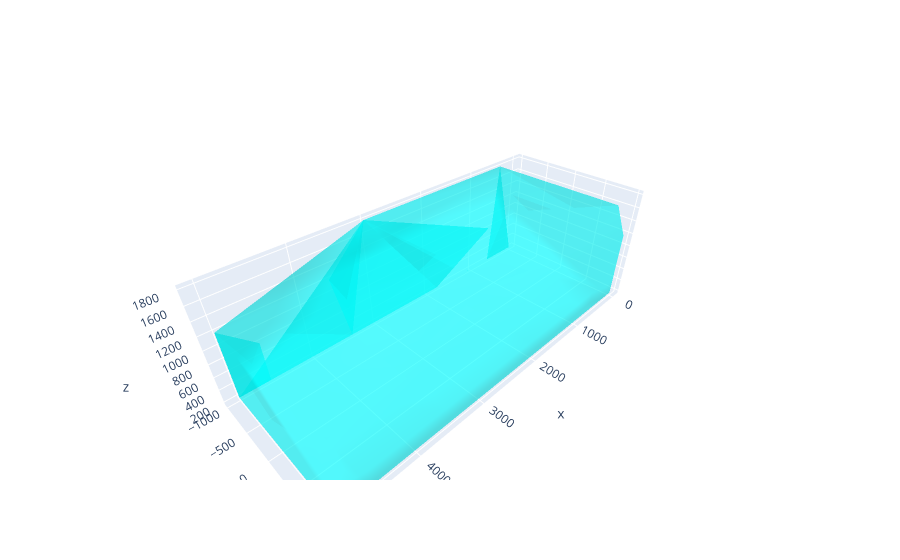

Here is the notebook cell this chart was saved with:
### Markdown cell above
# 3D Mesh example with Alphahull

The alphahull parameter sets the shape of the mesh. If the value is -1 (default value) then Delaunay triangulation is used. If >0 then the alpha-shape algorithm is used. If 0, the convex hull is represented (resulting in a convex body).

### Code cell
import plotly.graph_objects as go
import numpy as np

pts = np.loadtxt(np.DataSource().open('./plotly_part_example.txt'))
x, y, z = pts.T

fig = go.Figure(data=[go.Mesh3d(x=x, y=y, z=z,
                   alphahull=1,
                   opacity=0.4,
                   color='cyan')])
fig.show()

### Figure 1 — Plotly figure (JSON) as saved in the notebook; plotly's stock layout.template omitted (floating-point values rounded to 4 significant figures)
{"data": [{"alphahull": 1, "color": "cyan", "opacity": 0.4, "type": "mesh3d", "x": [0, 0, 400, 3000, 3600, 5000, 5000, 4600, 4600, 3400, 3400, 1800, 1800, 600, 600, 0, 0, 0, 400, 3000, 3600, 5000, 5000, 4600, 4600, 3400, 3400, 1800, 1800, 600, 600, 0], "y": [-1000, -1000, -1000, -1000, -1000, -1000, -1000, -1000, -1000, -1000, -1000, -1000, -1000, -1000, -1000, -1000, 1000, 1000, 1000, 1000, 1000, 1000, 1000, 1000, 1000, 1000, 1000, 1000, 1000, 1000, 1000, 1000], "z": [200, 1200, 1800, 1800, 1200, 1200, 200, 200, 800, 800, 200, 200, 800, 800, 200, 200, 200, 1200, 1800, 1800, 1200, 1200, 200, 200, 800, 800, 200, 200, 800, 800, 200, 200]}], "layout": {}}
